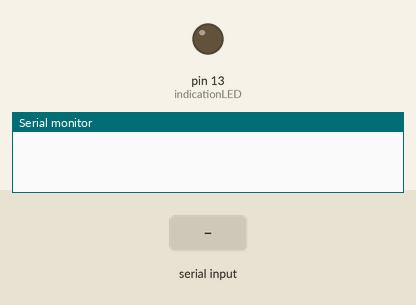
Bench run of a sketch on a simulated Arduino Uno, built with avr-gcc and run on an emulated ATmega328P. Shown: output pins drawn as LEDs (lit = HIGH), the last lines printed to the serial monitor. Inputs (shaded band) come from the test bench.

Above: at 0.9 s.
1.0 s: "#" received over Serial
At 1.6 s:
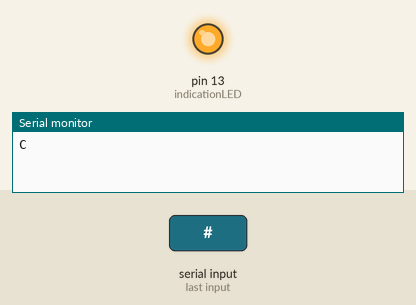
2.5 s: "b" received over Serial
At 2.9 s:
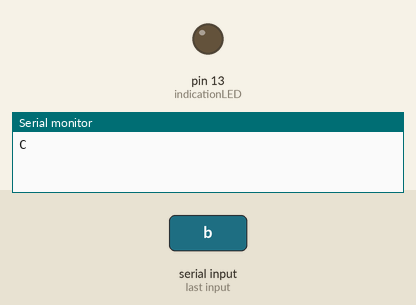
Timing chart, 0 to 5.5 s (numbered marks = the images above; inputs shaded):
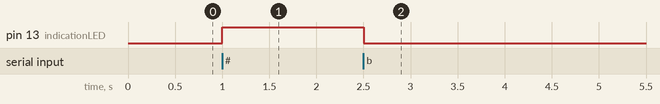

The sketch:

recieve.ino
```cpp
boolean ledState;
int indicationLED = 13; //Corresponds to the led marked "L"

void setup()
{
  boolean noContact;

  pinMode(indicationLED, OUTPUT);

  // google "arduino serial"
  Serial.begin(9600);

  //establish contact
  noContact = true;
  while(noContact) {
  if(Serial.available())
    if(Serial.read() == '#') {
      noContact = false;
      Serial.write("C");
      ledState = HIGH;
      digitalWrite(indicationLED,ledState);
    }
   delay(10);
  }
}

String readString;
void loop()
{
  if(Serial.available()) {
    switch(Serial.read()) {
      case 'a':
        Serial.print("that was an A!\n");
        break;
      case 'b':
        if(ledState == HIGH)
          ledState = LOW;
        else
          ledState = HIGH;
        digitalWrite(indicationLED, ledState);
        break;
      default:
        Serial.print("That i dont know what it was");
    }
    Serial.flush();
  }
  delay(10);
}
```

Measured:
- after the input at 1.0 s, pin 13 (indicationLED): LOW → HIGH at once
- after the input at 2.5 s, pin 13 (indicationLED): HIGH → LOW at once
